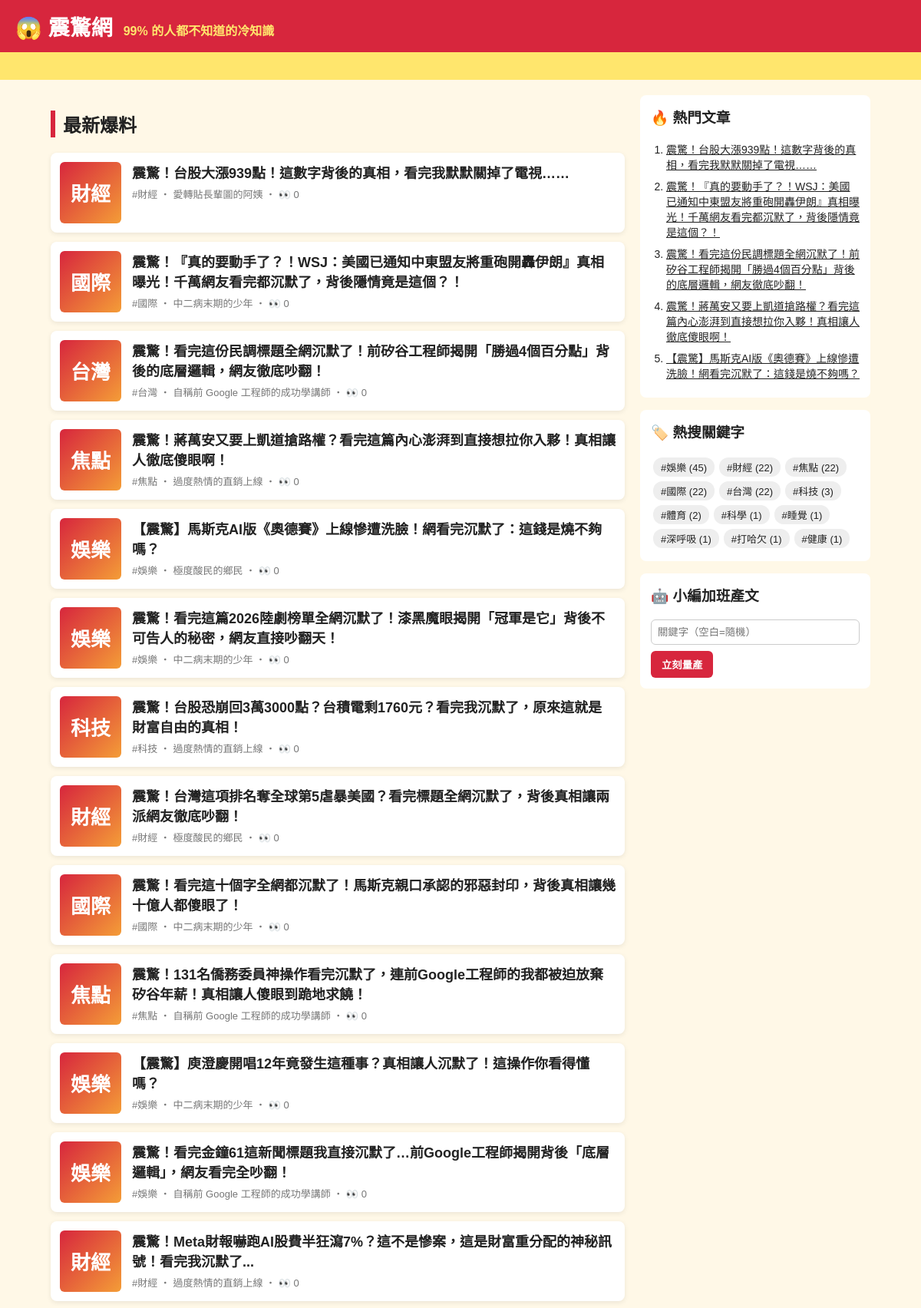
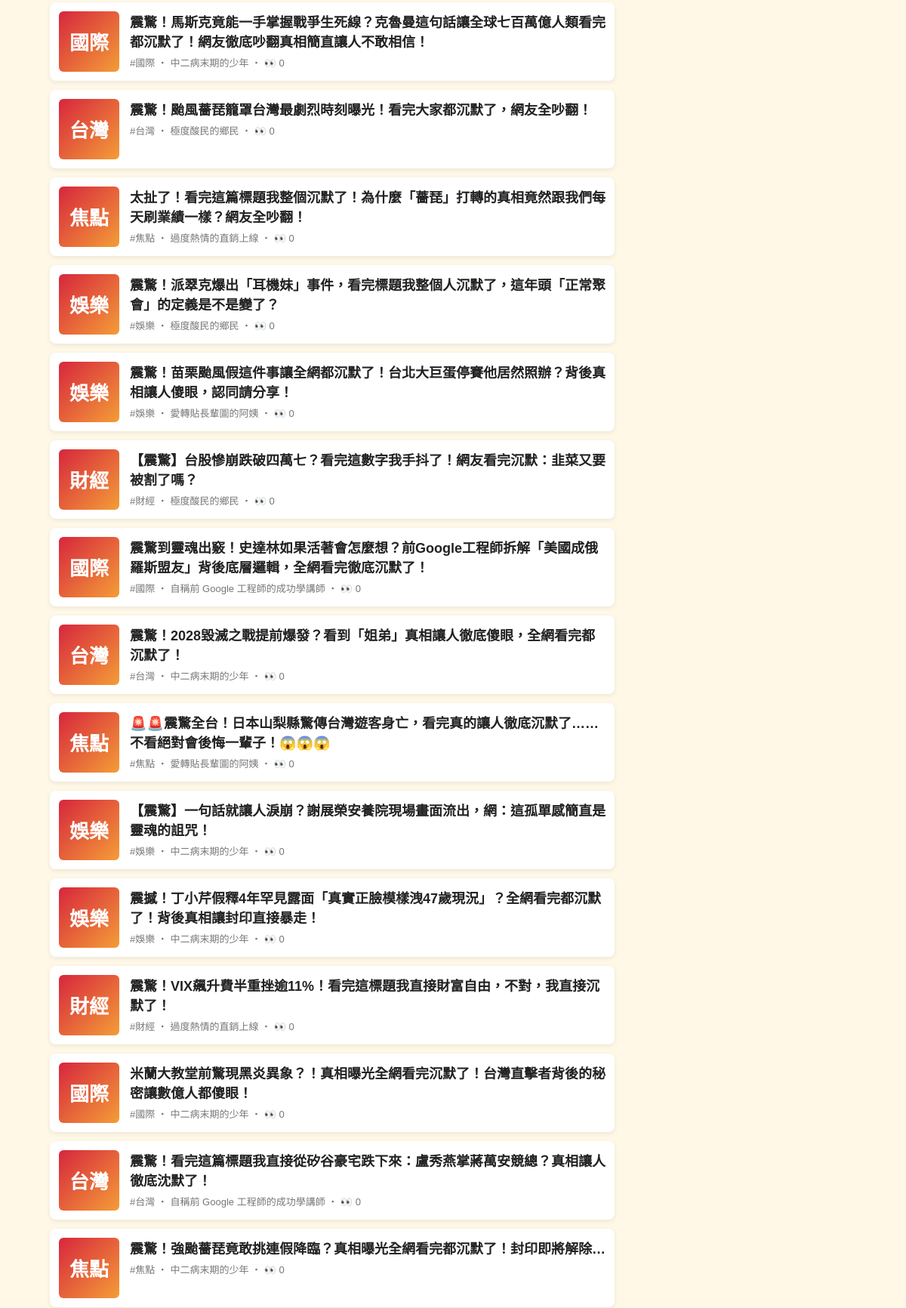
The page / (upper part) on the database its author committed (2 pictures, top to bottom).
### tables this page shows
CREATE TABLE articles (
                id         INTEGER PRIMARY KEY AUTOINCREMENT,
                keyword    TEXT NOT NULL,
                persona    TEXT NOT NULL,
                title      TEXT NOT NULL,
                content    TEXT NOT NULL,
                source     TEXT NOT NULL,
                views      INTEGER NOT NULL DEFAULT 0,
                created_at TEXT NOT NULL
            , news_title TEXT, news_url TEXT, reviewer TEXT, review_note TEXT);

### app.py (the view)
@app.route("/")
def index():
    return render_template("index.html", articles=db.list_articles(), heading="最新爆料")

### app.py (called while the page is built)
@app.context_processor
def sidebar():
    return {"hot": db.hot_articles(), "tags": db.keywords(), "static_site": app.config["STATIC_SITE"]}

### db.py (called while the page is built)
def connect():
    conn = sqlite3.connect(DB_PATH)
    conn.row_factory = sqlite3.Row
    return conn

def list_articles(limit=50, keyword=None):
    with connect() as conn:
        if keyword:
            return conn.execute(
                "SELECT * FROM articles WHERE keyword = ? ORDER BY id DESC LIMIT ?", (keyword, limit)
            ).fetchall()
        return conn.execute("SELECT * FROM articles ORDER BY id DESC LIMIT ?", (limit,)).fetchall()

def hot_articles(limit=5):
    with connect() as conn:
        return conn.execute("SELECT * FROM articles ORDER BY views DESC, id DESC LIMIT ?", (limit,)).fetchall()

def keywords():
    with connect() as conn:
        return conn.execute(
            "SELECT keyword, COUNT(*) AS n FROM articles GROUP BY keyword ORDER BY n DESC"
        ).fetchall()

### templates/index.html
{% extends "base.html" %}
{% block content %}
<h2 class="heading">{{ heading }}</h2>
{% for a in articles %}
  <a class="card" href="{{ url_for('article', article_id=a.id) }}">
    <div class="thumb">{{ a.keyword[:2] }}</div>
    <div>
      <h3>{{ a.title }}</h3>
      <p class="meta">#{{ a.keyword }} ‧ {{ a.persona }}{% if not static_site %} ‧ 👀 {{ a.views }}{% endif %}</p>
    </div>
  </a>
{% else %}
  <p class="empty">還沒有文章。執行 <code>python generator.py -n 5</code> 或用右邊按鈕開始量產。</p>
{% endfor %}
{% endblock %}

### templates/base.html (shortened to what this page needs)
<!doctype html>
<html lang="zh-Hant">
<head>
  <link rel="stylesheet" href="{{ url_for('static', filename='style.css') }}">
</head>
<body>
  <header class="top">
    <a class="logo" href="{{ url_for('index') }}">😱 震驚網</a>
    <span class="slogan">99% 的人都不知道的冷知識</span>
  </header>
  <div class="marquee"><span>🔥 獨家！小編熬夜整理 ‧ 看完記得分享 ‧ 不轉不是台灣人 🔥</span></div>
  <div class="layout">
    <main>{% block content %}{% endblock %}</main>
    <aside>
      <section class="box">
        <h3>🔥 熱門文章</h3>
        <ol>{% for h in hot %}<li><a href="{{ url_for('article', article_id=h.id) }}">{{ h.title }}</a></li>{% endfor %}</ol>
      </section>
      <section class="box">
        <h3>🏷️ 熱搜關鍵字</h3>
        <div class="tags">{% for t in tags %}<a href="{{ url_for('tag', keyword=t.keyword) }}">#{{ t.keyword }} ({{ t.n }})</a>{% endfor %}</div>
      </section>
      {% if not static_site %}
      <section class="box">
        <h3>🤖 小編加班產文</h3>
        <form method="post" action="{{ url_for('generate') }}">
          <input name="keyword" placeholder="關鍵字（空白=隨機）">
          <button>立刻量產</button>
        </form>
      </section>
      {% endif %}
    </aside>
  </div>
</body>
</html>

### static/style.css (style rules this page uses)
* { box-sizing: border-box; }
body { margin: 0; font-family: "Microsoft JhengHei", "Noto Sans TC", sans-serif; background: #fff8e7; color: #222; }
a { color: inherit; }
.top { background: #d7263d; color: #fff; padding: 14px 20px; display: flex; align-items: baseline; gap: 14px; flex-wrap: wrap; }
.logo { font-size: 28px; font-weight: 900; text-decoration: none; }
.slogan { color: #ffe66d; font-weight: bold; }
.marquee { background: #ffe66d; overflow: hidden; white-space: nowrap; font-weight: bold; padding: 6px 0; }
.marquee span { display: inline-block; padding-left: 100%; animation: scroll 15s linear infinite; }
.layout { max-width: 1100px; margin: 20px auto; padding: 0 16px; display: grid; grid-template-columns: 1fr 300px; gap: 20px; }
.heading { border-left: 6px solid #d7263d; padding-left: 10px; }
.card { display: flex; gap: 14px; background: #fff; border-radius: 8px; padding: 12px; margin-bottom: 12px; text-decoration: none; box-shadow: 0 2px 6px rgba(0,0,0,.08); }
.card h3 { margin: 0 0 6px; font-size: 18px; }
.thumb { flex: 0 0 80px; height: 80px; border-radius: 6px; background: linear-gradient(135deg, #d7263d, #f49d37); color: #fff; font-size: 26px; font-weight: 900; display: grid; place-items: center; }
.meta { color: #777; font-size: 13px; margin: 0; }
.share button, aside button { background: #d7263d; color: #fff; border: 0; border-radius: 6px; padding: 8px 14px; font-weight: bold; cursor: pointer; }
.box { background: #fff; border-radius: 8px; padding: 14px; margin-bottom: 16px; }
.box h3 { margin-top: 0; }
.box ol { padding-left: 20px; margin: 0; }
.box li { margin-bottom: 8px; font-size: 14px; }
.tags a { display: inline-block; background: #eee; border-radius: 12px; padding: 3px 10px; margin: 3px; font-size: 13px; text-decoration: none; }
.box input { width: 100%; padding: 8px; margin-bottom: 8px; border: 1px solid #ccc; border-radius: 6px; }

### rows shown on the page
articles: keyword "財經", title "震驚！台股大漲939點！這數字背後的真相，看完我默默關掉了電視……", persona "愛轉貼長輩圖的阿姨", views "0"
articles: keyword "國際", title "震驚！『真的要動手了？！WSJ：美國已通知中東盟友將重砲開轟伊朗』真相曝光！千萬網友看完都沉默了，背後隱情竟是這個？！", persona "中二病末期的少年", views "0"
articles: keyword "台灣", title "震驚！看完這份民調標題全網沉默了！前矽谷工程師揭開「勝過4個百分點」背後的底層邏輯，網友徹底吵翻！", persona "自稱前 Google 工程師的成功學講師", views "0"
articles: keyword "焦點", title "震驚！蔣萬安又要上凱道搶路權？看完這篇內心澎湃到直接想拉你入夥！真相讓人徹底傻眼啊！", persona "過度熱情的直銷上線", views "0"
articles: keyword "娛樂", title "【震驚】馬斯克AI版《奧德賽》上線慘遭洗臉！網看完沉默了：這錢是燒不夠嗎？", persona "極度酸民的鄉民", views "0"
articles: keyword "娛樂", title "震驚！看完這篇2026陸劇榜單全網沉默了！漆黑魔眼揭開「冠軍是它」背後不可告人的秘密，網友直接吵翻天！", persona "中二病末期的少年", views "0"
articles: keyword "科技", title "震驚！台股恐崩回3萬3000點？台積電剩1760元？看完我沉默了，原來這就是財富自由的真相！", persona "過度熱情的直銷上線", views "0"
articles: keyword "財經", title "震驚！台灣這項排名奪全球第5虐暴美國？看完標題全網沉默了，背後真相讓兩派網友徹底吵翻！", persona "極度酸民的鄉民", views "0"
articles: keyword "國際", title "震驚！看完這十個字全網都沉默了！馬斯克親口承認的邪惡封印，背後真相讓幾十億人都傻眼了！", persona "中二病末期的少年", views "0"
articles: keyword "焦點", title "震驚！131名僑務委員神操作看完沉默了，連前Google工程師的我都被迫放棄矽谷年薪！真相讓人傻眼到跪地求饒！", persona "自稱前 Google 工程師的成功學講師", views "0"
articles: keyword "娛樂", title "【震驚】庾澄慶開唱12年竟發生這種事？真相讓人沉默了！這操作你看得懂嗎？", persona "中二病末期的少年", views "0"
articles: keyword "娛樂", title "震驚！看完金鐘61這新聞標題我直接沉默了…前Google工程師揭開背後「底層邏輯」，網友看完全吵翻！", persona "自稱前 Google 工程師的成功學講師", views "0"
articles: keyword "財經", title "震驚！Meta財報嚇跑AI股費半狂瀉7%？這不是慘案，這是財富重分配的神秘訊號！看完我沉默了...", persona "過度熱情的直銷上線", views "0"
articles: keyword "國際", title "震驚！馬斯克竟能一手掌握戰爭生死線？克魯曼這句話讓全球七百萬億人類看完都沉默了！網友徹底吵翻真相簡直讓人不敢相信！", persona "中二病末期的少年", views "0"
articles: keyword "台灣", title "震驚！颱風薔琵籠罩台灣最劇烈時刻曝光！看完大家都沉默了，網友全吵翻！", persona "極度酸民的鄉民", views "0"
articles: keyword "焦點", title "太扯了！看完這篇標題我整個沉默了！為什麼「薔琵」打轉的真相竟然跟我們每天刷業績一樣？網友全吵翻！", persona "過度熱情的直銷上線", views "0"
articles: keyword "娛樂", title "震驚！派翠克爆出「耳機妹」事件，看完標題我整個人沉默了，這年頭「正常聚會」的定義是不是變了？", persona "極度酸民的鄉民", views "0"
articles: keyword "娛樂", title "震驚！苗栗颱風假這件事讓全網都沉默了！台北大巨蛋停賽他居然照辦？背後真相讓人傻眼，認同請分享！", persona "愛轉貼長輩圖的阿姨", views "0"
articles: keyword "財經", title "【震驚】台股慘崩跌破四萬七？看完這數字我手抖了！網友看完沉默：韭菜又要被割了嗎？", persona "極度酸民的鄉民", views "0"
articles: keyword "國際", title "震驚到靈魂出竅！史達林如果活著會怎麼想？前Google工程師拆解「美國成俄羅斯盟友」背後底層邏輯，全網看完徹底沉默了！", persona "自稱前 Google 工程師的成功學講師", views "0"
articles: keyword "台灣", title "震驚！2028毀滅之戰提前爆發？看到「姐弟」真相讓人徹底傻眼，全網看完都沉默了！", persona "中二病末期的少年", views "0"
articles: keyword "焦點", title "🚨🚨震驚全台！日本山梨縣驚傳台灣遊客身亡，看完真的讓人徹底沉默了……不看絕對會後悔一輩子！😱😱😱", persona "愛轉貼長輩圖的阿姨", views "0"
articles: keyword "娛樂", title "【震驚】一句話就讓人淚崩？謝展榮安養院現場畫面流出，網：這孤單感簡直是靈魂的詛咒！", persona "中二病末期的少年", views "0"
articles: keyword "娛樂", title "震撼！丁小芹假釋4年罕見露面「真實正臉模樣洩47歲現況」？全網看完都沉默了！背後真相讓封印直接暴走！", persona "中二病末期的少年", views "0"
articles: keyword "財經", title "震驚！VIX飆升費半重挫逾11%！看完這標題我直接財富自由，不對，我直接沉默了！", persona "過度熱情的直銷上線", views "0"
articles: keyword "國際", title "米蘭大教堂前驚現黑炎異象？！真相曝光全網看完沉默了！台灣直擊者背後的秘密讓數億人都傻眼！", persona "中二病末期的少年", views "0"
articles: keyword "台灣", title "震驚！看完這篇標題我直接從矽谷豪宅跌下來：盧秀燕掌蔣萬安競總？真相讓人徹底沈默了！", persona "自稱前 Google 工程師的成功學講師", views "0"
articles: keyword "焦點", title "震驚！強颱薔琵竟敢挑連假降臨？真相曝光全網看完都沉默了！封印即將解除…", persona "中二病末期的少年", views "0"

### other values the page prints
{{ heading }} "最新爆料"
{{ t.keyword }} "娛樂" "財經" "焦點" "國際" "台灣" "科技" "體育" "科學" "睡覺" "深呼吸" "打哈欠" "健康"
{{ t.n }} "45" "22" "22" "22" "22" "3" "2" "1" "1" "1" "1" "1"
